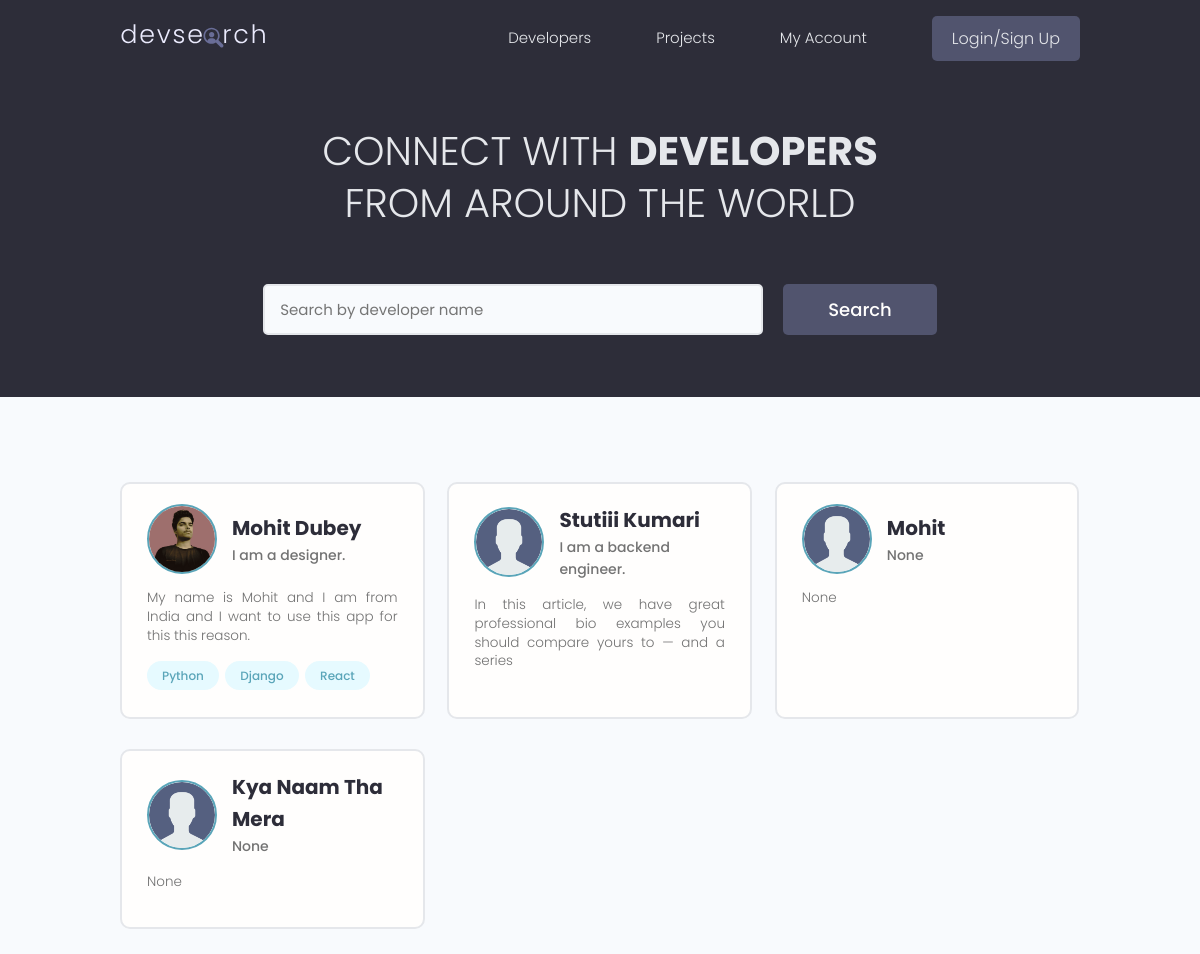
The app's page /, older data.
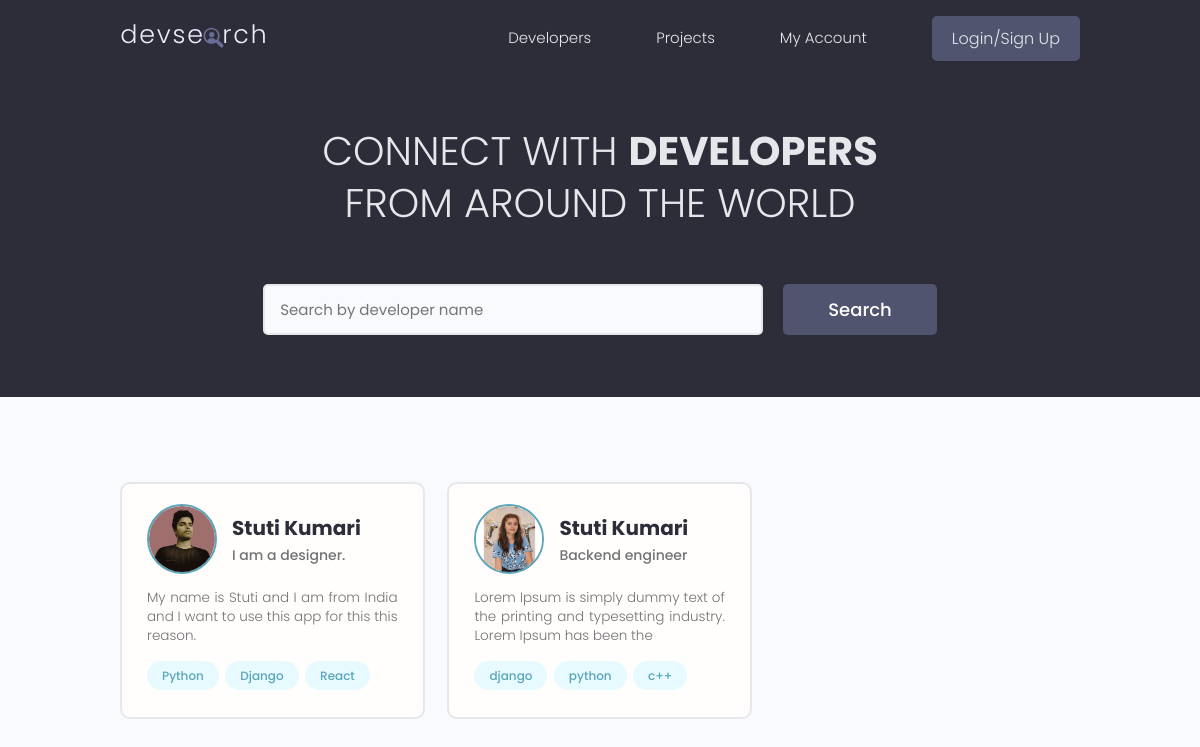
The same page, newer data.
### users/models.py (models this page shows, shortened)
class Profile(models.Model):
    users = models.OneToOneField(User, on_delete=models.CASCADE,null=True,blank=True)
    username = models.CharField(max_length=200,blank=True,null=True)
    location = models.CharField(max_length=200,blank=True,null=True)
    name = models.CharField(max_length=200,blank=True,null=True)
    email = models.EmailField(max_length=254,blank=True,null=True)
    short_intro = models.CharField(max_length=200,blank=True,null=True)
    bio = models.CharField(max_length=200,blank=True,null=True)
    profile_image = models.ImageField(null=True, blank = True, upload_to='profiles/', default = 'profiles/user.png')
    social_github = models.CharField(max_length=200,blank=True,null=True)
    social_linkedin = models.CharField(max_length=200,blank=True,null=True)
    social_twitter = models.CharField(max_length=200,blank=True,null=True)
    social_youtube = models.CharField(max_length=200,blank=True,null=True)
    created = models.DateTimeField(auto_now_add=True)
    id=models.UUIDField(default=uuid.uuid4,unique=True, primary_key=True ,editable=False)

class Skill(models.Model):
    owner = models.ForeignKey(Profile, on_delete=models.CASCADE,null=True,blank=True)
    name = models.CharField(max_length=200,blank=True,null=True)
    description = models.TextField(blank=True,null=True)
    created = models.DateTimeField(auto_now_add=True)
    id=models.UUIDField(default=uuid.uuid4,unique=True, primary_key=True ,editable=False)
    def __str__(self):
        return str(self.name)

### users/views.py (the view)
# urls.py: path('',views.profiles,name='profiles'),
def profiles(request):
    profiles = Profile.objects.all()
    context = {'profiles':profiles}
    return render(request,'users/profiles.html',context)

### users/templates/users/profiles.html (shortened to what this page needs)
{% extends 'main.html' %}
{% block body %}
<main class="home">
  <section class="hero-section text-center">
    <div class="container container--narrow">
      <div class="hero-section__box">
        <h2>CONNECT WITH <span>DEVELOPERS</span></h2>
        <h2>FROM AROUND THE WORLD</h2>
      </div>
      <div class="hero-section__search">
        <form class="form" action="#" method="get">
          <div class="form__field">
            <input
              class="input input--text"
              id="formInput#search"
              type="text"
              name="text"
              placeholder="Search by developer name"
            />
          </div>
          <input class="btn btn--sub btn--lg" type="submit" value="Search" />
        </form>
      </div>
    </div>
  </section>
  <section class="devlist">
    <div class="container">
      <div class="grid grid--three">
          {% for profile in profiles %}
        <div class="column card">
          <div class="dev">
            <a href="{% url 'user-profile' profile.id %}" class="card__body">
              <div class="dev__profile">
                <img
                  class="avatar avatar--md"
                  src="{{profile.profile_image.url}}"
                  alt="image"
                />
                <div class="dev__meta">
                  <h3>{{profile.name}}</h3>
                  <h5>{{profile.short_intro}}</h5>
                </div>
              </div>
              <p class="dev__info"> {{profile.bio|slice:"100"}} </p>
              <div class="dev__skills">
                {% for skill in profile.skill_set.all|slice:"3" %}
                  <span class="tag tag--pill tag--main">
                      <small>{{skill}}</small>
                    </span>
                {% endfor %}
              </div>
            </a>
          </div>
        </div>
        {% endfor %}
        </div>
      </div>
  </section>
</main>
{% endblock body %}

### templates/main.html (shortened to what this page needs)
<!DOCTYPE html>
<html lang="en">
{% load static %}
<head>
  <link rel="stylesheet" href="https://cdn.iconmonstr.com/1.3.0/css/iconmonstr-iconic-font.min.css" />
  <link rel="stylesheet" href="{% static 'uikit/styles/uikit.css' %}" />
  <link rel="stylesheet" href="{% static 'style/app.css' %}" />
</head>
<body>
  <header class="header">
    <div class="container ">
      <a href="{% url 'profiles' %}" class="header__logo">
        <img src="{% static 'images/logo.svg' %} " alt="DevSearch Logo" />
      </a>
      <nav class="header__nav">
        <ul class="header__menu">
          <li class="header__menuItem"><a href="{% url 'profiles' %}">Developers</a></li>
          <li class="header__menuItem"><a href="{% url 'projects' %}">Projects</a></li>
          <li class="header__menuItem"><a href="">My Account</a></li>
          {% if request.user.is_authenticated %}
          <li class="header__menuItem"><a href="">Inbox</a></li>
          <li class="header__menuItem"><a href="{% url 'account' %}">Account</a></li>
          <li class="header__menuItem"><a href="{% url 'logout' %}" class="btn btn--sub">Logout</a></li>
          {% else %}
          <li class="header__menuItem"><a href="{% url 'login' %}" class="btn btn--sub">Login/Sign Up</a></li>
          {% endif %}
        </ul>
      </nav>
    </div>
  </header>
{% block body %}{% endblock body %}
</body>
</html>

### static/style/app.css (style rules this page uses)
:root { --color-sub: #2d2d39; }
.btn--sub { background-color: var(--color-sub-light); }
.card { border: 2px solid var(--color-light); }
img { width: 100%; }
.header { position: sticky; z-index: 111; background-color: var(--color-sub); padding: 1.5rem 0; }
.header > .container { display: flex; justify-content: space-between; align-items: center; }
.header__logo > img { height: 3.8rem; }
.header__nav > ul { display: inline-flex; align-items: center; list-style: none; gap: 6.5rem; }
.header__menuItem > a { color: var(--color-light); font-weight: 300; }
.hero-section { height: 40vh; display: flex; align-items: center; background-color: var(--color-sub); }
.hero-section__box { margin-bottom: 4rem; }
.hero-section__box > h2, .hero-section__box > h2 > span { font-size: 4rem; color: var(--color-light); line-height: 1.3; text-transform: uppercase; }
.hero-section__box > h2 { font-weight: 300; }
.hero-section__box > h2 > span { font-weight: 700; }
.hero-section__search > .form { display: flex; align-items: center; justify-content: center; gap: 2rem; }
.hero-section__search > .form input.input--text { width: 50rem; }
.devlist { margin-top: 8rem; }
.devlist .grid { align-items: stretch; }
.devlist .dev .dev__profile { display: flex; align-items: center; gap: 1.5rem; }
.devlist .dev .dev__meta h3 { color: var(--color-sub); font-size: 2rem; font-weight: 700; }
.devlist .dev .dev__meta h5 { color: var(--color-text); font-size: 1.4rem; font-weight: 500; }
.devlist .dev .dev__info { margin: 1.5rem 0; font-size: 1.35rem; line-height: 1.4; text-align: justify; }

### static/uikit/styles/modules/_variables.css (style rules this page uses)
:root { --color-main: #5aa5b9; --color-main-light: #e6faff; --color-sub: #3f4156; --color-sub-light: #51546e; --color-sub-lighter: #ededfd; --color-text: #737373; --color-gray: #8b8b8b; --color-light: #e5e7eb; --color-light-gray: #767676; --color-bg: #f8fafd; --color-white: #fffefd; --color-white-light: #f3f3f3; --color-success: #359e64; --color-success-bg: #def8e8; --color-error: #fc4b0b; --color-error-bg: #fff2ee; --font-base: 'Poppins', arial, helvetica, 'Segoe UI', roboto, ubuntu, sans-serif; --font-monospace: 'Fira Code', 'Courier New', courier, monospace; --font-regular: 300; --font-medium: 500; --font-bold: 700; --generic-shadow: 1px 1px 5px #00000010; --generic-transition: all 0.3s ease-in-out; }

### static/uikit/styles/modules/_base.css (style rules this page uses)
* { margin: 0; padding: 0; box-sizing: border-box; text-rendering: optimizeLegibility; color: inherit; font-size: inherit; }
html { font-size: 50%; }
@media only screen and (min-width: 480px) { html { font-size: 56.25%; } }
@media only screen and (min-width: 1200px) { html { font-size: 62.5%; } }
body { line-height: 1.6; font-weight: 400; font-size: 1.5rem; color: var(--color-text); background-color: var(--color-bg); min-height: 100vh; }

### static/uikit/styles/modules/_typography.css (style rules this page uses)
* { font-family: var(--font-base); }
h2 { font-size: 3.6rem; font-weight: var(--font-bold); }
h3 { font-size: 3.2rem; font-weight: var(--font-medium); }
h5 { font-size: 2.4rem; font-weight: var(--font-medium); }
h5, h6 { font-weight: var(--font-regular); }
p, span, strong { font-size: 1.6rem; color: var(--color-text); font-weight: var(--font-regular); }
a { padding-bottom: 2px; text-decoration: none; display: inline-block; color: var(--color-main); font-weight: var(--font-medium); }

### static/uikit/styles/modules/_utilities.css (style rules this page uses)
.container { width: 92%; max-width: 165rem; margin: 0 auto; box-sizing: border-box; }
.container--narrow { width: 92%; max-width: 120rem; }
@media screen and (min-width: 1000px) { .container { width: 90%; } }
@media screen and (min-width: 1000px) { .container--narrow { width: 85%; } }
@media screen and (min-width: 1200px) { .container { width: 80%; } }
@media screen and (min-width: 1200px) { .container--narrow { width: 72%; } }
.text-center { text-align: center; }

### static/uikit/styles/modules/_avatar.css (style rules this page uses)
.avatar { border-radius: 50%; border: 2px solid var(--color-main); object-fit: cover; }
.avatar--md { height: 7rem; width: 7rem; }

### static/uikit/styles/modules/_button.css (style rules this page uses)
.btn { display: inline-block; position: relative; cursor: pointer; background-color: var(--color-light); font-weight: var(--font-medium); color: var(--color-sub); text-decoration: none; padding: 1rem 2rem; border-radius: 0.5rem; border: none; width: -webkit-fit-content; width: -moz-fit-content; width: fit-content; height: -webkit-fit-content; height: -moz-fit-content; height: fit-content; font-size: 1.6rem; outline-width: 0; outline-color: transparent; -webkit-backface-visibility: hidden; backface-visibility: hidden; transition: all 0.3s ease-in-out; }
.btn--sub { background-color: var(--color-sub); color: var(--color-white); }
.btn--lg { font-size: 1.8rem; padding: 1.2rem 4.5rem; }

Row changes from the older to the newer data that the page shows:
removed Profile: profile_image (placeholder picture), name "Stutiii Kumari", short_intro "I am a backend engineer.", bio "In this article, we have great professional bio examples you should compare yours to — and a series"
removed Profile: profile_image (placeholder picture), name "Mohit", short_intro "None", bio "None"
removed Profile: profile_image (placeholder picture), name "Kya Naam Tha Mera", short_intro "None", bio "None"
changed Profile "I am a designer.": name "Mohit Dubey" → "Stuti Kumari"; bio "My name is Mohit and I am from India and I want to use this app for this this reason." → "My name is Stuti and I am from India and I want to use this app for this this reason."
added Profile: profile_image (picture), name "Stuti Kumari", short_intro "Backend engineer", bio "Lorem Ipsum is simply dummy text of the printing and typesetting industry. Lorem Ipsum has been the"
added Skill: name "django", shown under "Stuti Kumari"
added Skill: name "python", shown under "Stuti Kumari"
added Skill: name "c++", shown under "Stuti Kumari"
